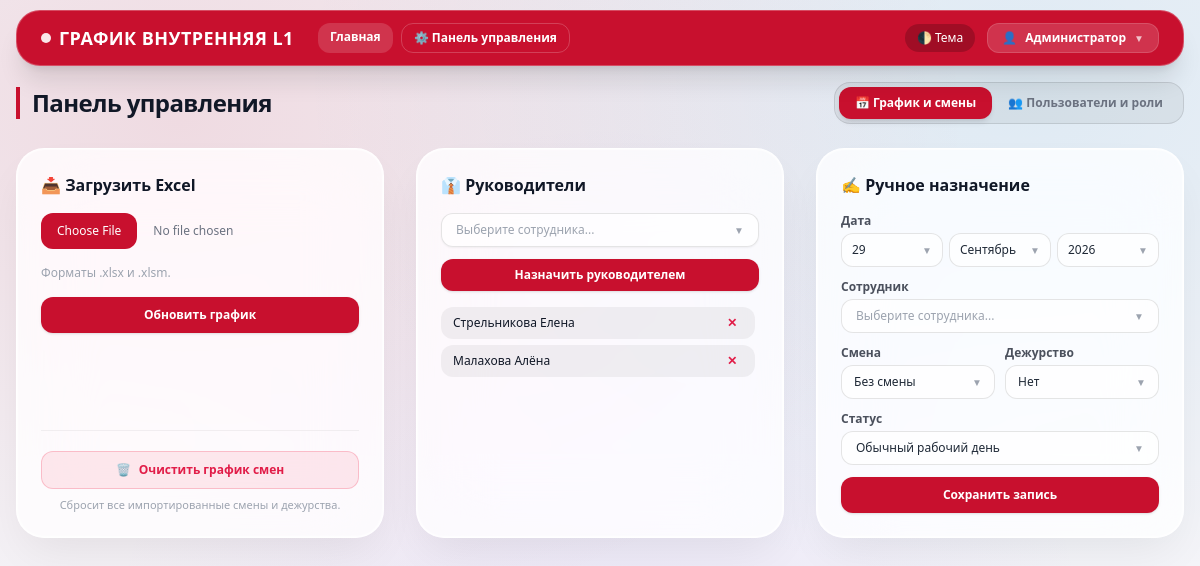
The page /admin (signed in) on the database its author committed.
### app/database.py (models this page shows)
class User(Base):
    __tablename__ = "users"
    id = Column(Integer, primary_key=True, index=True)
    username = Column(String, unique=True, index=True, nullable=False)
    password_hash = Column(String, nullable=False)
    full_name = Column(String, nullable=False)
    role = Column(String, default="employee") # admin, manager, employee
    is_active = Column(Boolean, default=True)

class Manager(Base):
    __tablename__ = "managers"
    id = Column(Integer, primary_key=True, index=True)
    employee_name = Column(String, unique=True, nullable=False)

### app/main.py (the view)
@app.get("/admin", response_class=HTMLResponse)
def admin_page(request: Request, tab: str = "schedule", user = Depends(get_current_user)):
    if not user or user.role not in ["admin", "manager"]:
        return RedirectResponse(url="/")
    db = SessionLocal()
    all_emps_db = db.query(ScheduleEntry.employee_name).distinct().all()
    managers_db = db.query(Manager).all()
    users_list = db.query(User).all()
    db.close()
    all_employees = sorted(list(set([row[0] for row in all_emps_db if row[0]])))
    managers_list = [m.employee_name for m in managers_db]
    return templates.TemplateResponse(
        request=request,
        name="admin.html",
        context={
            "user": user,
            "msg": None,
            "tab": tab,
            "all_employees": all_employees,
            "managers_list": managers_list,
            "users_list": users_list
        }
    )

### app/templates/admin.html (shortened to what this page needs)
{% extends "base.html" %}
{% block content %}
<div class="flex flex-col sm:flex-row sm:items-center justify-between gap-4 mb-6">
    <h1 class="text-2xl font-extrabold tracking-tight border-l-4 border-corp-red pl-3">Панель управления</h1>
    {% if user.role in ['admin', 'manager'] %}
    <div class="inline-flex p-1 rounded-2xl bg-black/5 dark:bg-white/5 border border-black/10 dark:border-white/10 text-xs font-bold">
        <a href="/admin?tab=schedule" class="px-4 py-2 rounded-xl transition {% if tab == 'schedule' %}bg-corp-red text-white shadow-md{% else %}text-gray-500 hover:text-gray-900 dark:hover:text-white{% endif %}">
            📅 График и смены
        </a>
        <a href="/admin?tab=users" class="px-4 py-2 rounded-xl transition {% if tab == 'users' %}bg-corp-red text-white shadow-md{% else %}text-gray-500 hover:text-gray-900 dark:hover:text-white{% endif %}">
            👥 Пользователи и роли
        </a>
    </div>
    {% endif %}
</div>
{% if tab == 'schedule' %}
<div class="grid grid-cols-1 md:grid-cols-3 gap-8 mb-8">
    <div class="ios-glass p-6 rounded-[28px] flex flex-col justify-between">
        <div>
            <h2 class="text-base font-bold mb-4 flex items-center gap-2">📥 Загрузить Excel</h2>
            <form method="post" action="/admin/upload-excel" enctype="multipart/form-data" class="space-y-4">
                <input type="file" name="file" accept=".xlsx,.xlsm" required
                       class="block w-full text-xs text-gray-500 file:mr-4 file:py-2.5 file:px-4 file:rounded-xl file:border-0 file:bg-corp-red file:text-white hover:file:bg-corp-dark cursor-pointer transition">
                <p class="text-xs text-gray-400">Форматы .xlsx и .xlsm.</p>
                <button type="submit" class="w-full bg-corp-red hover:bg-corp-dark text-white font-bold text-xs px-5 py-2.5 rounded-xl shadow transition active:scale-95">
                    Обновить график
                </button>
            </form>
        </div>
        <div class="pt-5 mt-5 border-t border-black/5 dark:border-white/10">
            <form method="post" action="/admin/clear-schedule" onsubmit="return confirm('Вы уверены, что хотите полностью очистить график смен и дежурств?')">
                <button type="submit" class="w-full bg-rose-500/10 hover:bg-rose-500/20 text-rose-600 dark:text-rose-400 border border-rose-500/25 font-bold text-xs px-4 py-2.5 rounded-xl transition active:scale-95 flex items-center justify-center gap-2">
                    <span>🗑️</span>
                    <span>Очистить график смен</span>
                </button>
            </form>
            <p class="text-[11px] text-gray-400 mt-2 text-center">Сбросит все импортированные смены и дежурства.</p>
        </div>
    </div>
    <div class="ios-glass p-6 rounded-[28px] relative z-30">
        <h2 class="text-base font-bold mb-4 flex items-center gap-2">👔 Руководители</h2>
        <form method="post" action="/admin/add-manager" class="space-y-3 mb-4">
            <div class="relative">
                <button type="button" onclick="toggleAdminDropdown('mgrDropdown')"
                        class="w-full bg-white/70 dark:bg-[#1c1c22]/90 hover:bg-white dark:hover:bg-[#25252b] border border-black/10 dark:border-white/15 rounded-xl px-3.5 py-2 text-xs text-gray-800 dark:text-gray-100 flex items-center justify-between transition shadow-sm cursor-pointer select-none">
                    <span id="labelNewMgr" class="font-medium text-gray-400">Выберите сотрудника...</span>
                    <span class="text-gray-400 text-[10px]">▼</span>
                </button>
            </div>
            <button type="submit" class="w-full bg-corp-red hover:bg-corp-dark text-white font-bold text-xs px-4 py-2 rounded-xl shadow transition active:scale-95">
                Назначить руководителем
            </button>
        </form>
        <div class="space-y-1.5 max-h-36 overflow-y-auto ios-inner-scroll pr-1">
            {% for m in managers_list %}
            <div class="flex items-center justify-between text-xs px-3 py-1.5 rounded-xl bg-black/5 dark:bg-white/5">
                <span class="font-medium">{{ m }}</span>
                <form method="post" action="/admin/delete-manager" class="inline">
                    <button type="submit" class="text-rose-600 hover:text-rose-800 dark:text-rose-400 font-bold px-1.5 py-0.5 rounded transition">✕</button>
                </form>
            </div>
            {% endfor %}
        </div>
    </div>
    <div class="ios-glass p-6 rounded-[28px] relative z-20">
        <h2 class="text-base font-bold mb-4 flex items-center gap-2">✍️ Ручное назначение</h2>
        <form method="post" action="/admin/add-entry" class="space-y-3">
            <div>
                <label class="block text-xs font-semibold mb-1 opacity-75">Дата</label>
                <div class="grid grid-cols-3 gap-1.5">
                    <div class="relative">
                        <button type="button" onclick="toggleAdminDropdown('dayDropdown')"
                                class="w-full bg-white/70 dark:bg-[#1c1c22]/90 border border-black/10 dark:border-white/15 rounded-xl px-2.5 py-2 text-xs text-gray-800 dark:text-gray-100 flex items-center justify-between transition">
                            <span id="labelDay" class="font-medium">29</span>
                            <span class="text-gray-400 text-[10px]">▼</span>
                        </button>
                    </div>
                    <div class="relative">
                        <button type="button" onclick="toggleAdminDropdown('monthDropdown')"
                                class="w-full bg-white/70 dark:bg-[#1c1c22]/90 border border-black/10 dark:border-white/15 rounded-xl px-2.5 py-2 text-xs text-gray-800 dark:text-gray-100 flex items-center justify-between transition">
                            <span id="labelMonth" class="font-medium">Сентябрь</span>
                            <span class="text-gray-400 text-[10px]">▼</span>
                        </button>
                            {% set months = [('01', 'Январь'), ('02', 'Февраль'), ('03', 'Март'), ('04', 'Апрель'), ('05', 'Май'), ('06', 'Июнь'), ('07', 'Июль'), ('08', 'Август'), ('09', 'Сентябрь'), ('10', 'Октябрь'), ('11', 'Ноябрь'), ('12', 'Декабрь')] %}
                    </div>
                    <div class="relative">
                        <button type="button" onclick="toggleAdminDropdown('yearDropdown')"
                                class="w-full bg-white/70 dark:bg-[#1c1c22]/90 border border-black/10 dark:border-white/15 rounded-xl px-2.5 py-2 text-xs text-gray-800 dark:text-gray-100 flex items-center justify-between transition">
                            <span id="labelYear" class="font-medium">2026</span>
                            <span class="text-gray-400 text-[10px]">▼</span>
                        </button>
                    </div>
                </div>
            </div>
            <div class="relative">
                <label class="block text-xs font-semibold mb-1 opacity-75">Сотрудник</label>
                <button type="button" onclick="toggleAdminDropdown('empDropdown')"
                        class="w-full bg-white/70 dark:bg-[#1c1c22]/90 border border-black/10 dark:border-white/15 rounded-xl px-3.5 py-2 text-xs text-gray-800 dark:text-gray-100 flex items-center justify-between transition">
                    <span id="labelEmp" class="font-medium text-gray-400">Выберите сотрудника...</span>
                    <span class="text-gray-400 text-[10px]">▼</span>
                </button>
            </div>
            <div class="grid grid-cols-2 gap-2.5">
                <div class="relative">
                    <label class="block text-xs font-semibold mb-1 opacity-75">Смена</label>
                    <button type="button" onclick="toggleAdminDropdown('shiftDropdown')"
                            class="w-full bg-white/70 dark:bg-[#1c1c22]/90 border border-black/10 dark:border-white/15 rounded-xl px-3 py-2 text-xs text-gray-800 dark:text-gray-100 flex items-center justify-between transition">
                        <span id="labelShift" class="font-medium">Без смены</span>
                        <span class="text-gray-400 text-[10px]">▼</span>
                    </button>
                </div>
                <div class="relative">
                    <label class="block text-xs font-semibold mb-1 opacity-75">Дежурство</label>
                    <button type="button" onclick="toggleAdminDropdown('dutyDropdown')"
                            class="w-full bg-white/70 dark:bg-[#1c1c22]/90 border border-black/10 dark:border-white/15 rounded-xl px-3 py-2 text-xs text-gray-800 dark:text-gray-100 flex items-center justify-between transition">
                        <span id="labelDuty" class="font-medium">Нет</span>
                        <span class="text-gray-400 text-[10px]">▼</span>
                    </button>
                </div>
            </div>
            <div class="relative">
                <label class="block text-xs font-semibold mb-1 opacity-75">Статус</label>
                <button type="button" onclick="toggleAdminDropdown('statusDropdown')"
                        class="w-full bg-white/70 dark:bg-[#1c1c22]/90 border border-black/10 dark:border-white/15 rounded-xl px-3.5 py-2 text-xs text-gray-800 dark:text-gray-100 flex items-center justify-between transition">
                    <span id="labelStatus" class="font-medium">Обычный рабочий день</span>
                    <span class="text-gray-400 text-[10px]">▼</span>
                </button>
            </div>
            <button type="submit" class="w-full bg-corp-red hover:bg-corp-dark text-white font-bold text-xs px-5 py-2.5 rounded-xl shadow transition active:scale-95">
                Сохранить запись
            </button>
        </form>
    </div>
</div>
{% endif %}
{% endblock %}

### app/templates/base.html (shortened to what this page needs)
<!DOCTYPE html>
<html lang="ru" class="h-full">
<head>
    <script src="https://cdn.tailwindcss.com"></script>
    <link href='https://cdn.jsdelivr.net/npm/fullcalendar@6.1.10/main.min.css' rel='stylesheet' />
</head>
<body class="text-gray-900 dark:text-gray-100 flex flex-col min-h-screen transition-colors duration-300">
    <header class="sticky top-0 z-40 px-4 pt-2.5 pb-2 bg-transparent pointer-events-none">
        <div class="max-w-7xl mx-auto rounded-[24px] px-6 h-14 flex items-center justify-between bg-corp-red dark:bg-[#7a0a1c] border border-white/25 shadow-xl text-white pointer-events-auto">
            <div class="flex items-center space-x-6">
                <a href="/" class="font-extrabold text-base sm:text-lg tracking-wide uppercase flex items-center gap-2">
                    <span class="w-2.5 h-2.5 rounded-full bg-white/90 animate-pulse"></span>
                    График Внутренняя L1
                </a>
                <nav class="flex space-x-2 text-xs font-semibold">
                    <a href="/" class="bg-white/15 hover:bg-white/25 px-3 py-1.5 rounded-xl transition">Главная</a>
                    {% if user and user.role in ['admin', 'manager'] %}
                    <a href="/admin" class="hover:bg-white/20 px-3 py-1.5 rounded-xl transition border border-white/20">⚙️ Панель управления</a>
                    {% endif %}
                </nav>
            </div>
            <div class="flex items-center space-x-3 text-xs">
                <button onclick="toggleDark()" class="bg-black/20 hover:bg-black/35 px-3 py-1.5 rounded-full font-medium transition active:scale-95">🌓 Тема</button>
                {% if user %}
                <div class="relative user-menu-container">
                    <button type="button" onclick="toggleUserDropdown(event)"
                            class="flex items-center gap-2 bg-white/15 hover:bg-white/25 px-3.5 py-1.5 rounded-xl transition font-medium border border-white/15 cursor-pointer select-none active:scale-95">
                        <span class="opacity-90">👤</span>
                        <span class="font-semibold">{{ user.full_name }}</span>
                        <span class="text-[10px] text-white/70">▼</span>
                    </button>
                </div>
                {% endif %}
            </div>
        </div>
    </header>
    <main class="flex-grow max-w-7xl mx-auto px-4 pt-2 pb-12 w-full">
        {% block content %}{% endblock %}
    </main>
</body>
</html>

### app/templates/base.html (style rules this page uses)
body { background-color: #f4f4f8; background-image: radial-gradient(at 15% 15%, rgba(200, 16, 46, 0.11) 0px, transparent 55%), radial-gradient(at 85% 10%, rgba(2, 132, 199, 0.09) 0px, transparent 50%), radial-gradient(at 50% 95%, rgba(124, 58, 237, 0.08) 0px, transparent 60%); background-attachment: fixed; }
.ios-glass { background: rgba(255, 255, 255, 0.78); backdrop-filter: blur(35px) saturate(200%); -webkit-backdrop-filter: blur(35px) saturate(200%); border: 1px solid rgba(255, 255, 255, 0.9); box-shadow: 0 20px 45px -10px rgba(0, 0, 0, 0.07), 0 0 1px 1px rgba(255, 255, 255, 0.7) inset; }

### app/templates/admin.html (style rules this page uses)
.ios-inner-scroll { overflow-y: auto; scrollbar-width: thin; scrollbar-color: rgba(0, 0, 0, 0.22) transparent; }

### rows shown on the page
User: full_name "Администратор"
Manager: employee_name "Стрельникова Елена"
Manager: employee_name "Малахова Алёна"
